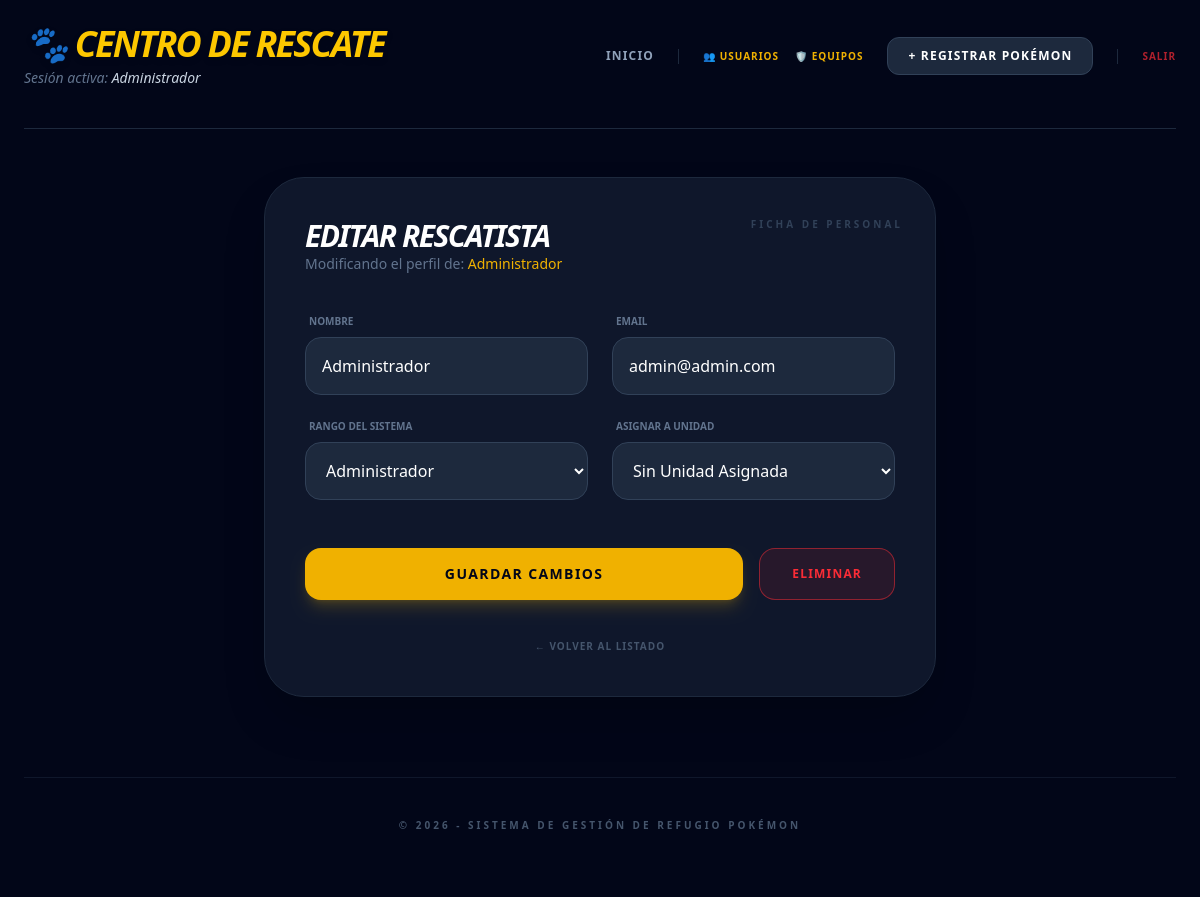
Screenshot of /editar-usuario.php?id=2 (signed in) with the database file from the repository.
### tables this page shows
CREATE TABLE `usuarios` (
  `id` int(11) NOT NULL,
  `nombre` varchar(100) NOT NULL,
  `email` varchar(100) NOT NULL,
  `password` varchar(255) NOT NULL,
  `rol` enum('admin','rescatista') DEFAULT 'rescatista',
  `equipo_id` int(11) DEFAULT NULL
);

### public/editar-usuario.php (the view, shortened to what this page needs)
<?php
$database = new Database();
$db = $database->getConnection();
if (isset($_GET['id'])) {
    $id = $_GET['id'];
    $stmt = $db->prepare("SELECT * FROM usuarios WHERE id = ?");
    $stmt->execute([$id]);
    $user = $stmt->fetch(PDO::FETCH_OBJ);
} else {
    header("Location: registro-usuario.php");
    exit();
}
include 'includes/header.php';
?>
<div class="max-w-2xl mx-auto">
    <div class="bg-slate-900 p-10 rounded-[2.5rem] border border-slate-800 shadow-2xl relative overflow-hidden">
        <div class="absolute top-0 right-0 p-8">
            <span class="text-[10px] font-black uppercase tracking-[0.3em] text-slate-700 select-none">Ficha de Personal</span>
        </div>
        <header class="mb-10">
            <h2 class="text-3xl font-black text-white italic uppercase tracking-tighter">Editar Rescatista</h2>
            <p class="text-slate-500 text-sm">Modificando el perfil de: <span class="text-yellow-500"><?php echo $user->nombre; ?></span></p>
        </header>
        <form method="POST" class="space-y-6">
            <div class="grid grid-cols-1 md:grid-cols-2 gap-6">
                <div>
                    <label class="block text-[10px] font-black text-slate-500 uppercase mb-2 ml-1">Nombre</label>
                    <input type="text" name="nombre" value="<?php echo $user->nombre; ?>" required
                           class="w-full p-4 rounded-2xl bg-slate-800 border border-slate-700 text-white outline-none focus:border-yellow-500">
                </div>
                <div>
                    <label class="block text-[10px] font-black text-slate-500 uppercase mb-2 ml-1">Email</label>
                    <input type="email" name="email" value="<?php echo $user->email; ?>" required
                           class="w-full p-4 rounded-2xl bg-slate-800 border border-slate-700 text-white outline-none focus:border-yellow-500">
                </div>
            </div>
            <div class="grid grid-cols-1 md:grid-cols-2 gap-6">
                <div>
                    <label class="block text-[10px] font-black text-slate-500 uppercase mb-2 ml-1">Rango del Sistema</label>
                    <select name="rol" class="w-full p-4 rounded-2xl bg-slate-800 border border-slate-700 text-white outline-none focus:border-yellow-500">
                        <option value="admin" <?php echo $user->rol == 'admin' ? 'selected' : ''; ?>>Administrador</option>
                    </select>
                </div>
                <div>
                    <label class="block text-[10px] font-black text-slate-500 uppercase mb-2 ml-1">Asignar a Unidad</label>
                    <select name="equipo_id" class="w-full p-4 rounded-2xl bg-slate-800 border border-slate-700 text-white outline-none focus:border-yellow-500">
                        <option value="">Sin Unidad Asignada</option>
                    </select>
                </div>
            </div>
            <div class="pt-6 flex flex-col md:flex-row gap-4">
                <button type="submit" class="flex-1 bg-yellow-500 hover:bg-yellow-400 text-slate-950 font-black py-4 rounded-2xl transition-all shadow-lg shadow-yellow-500/20 uppercase tracking-widest text-sm">
                    Guardar Cambios
                </button>
                <a href="acciones-usuario.php?action=delete&id=<?php echo $user->id; ?>"
                   onclick="return confirm('¿ESTÁS SEGURO? Esta acción es irreversible y Benito será expulsado del sistema.')"
                   class="px-8 py-4 bg-red-500/10 hover:bg-red-500 text-red-500 hover:text-white border border-red-500/50 rounded-2xl transition-all text-xs font-black uppercase tracking-widest flex items-center justify-center">
                    Eliminar
                </a>
            </div>
        </form>
        <div class="mt-8 text-center">
            <a href="registro-usuario.php" class="text-slate-600 hover:text-slate-400 text-[10px] font-black uppercase tracking-widest">← Volver al Listado</a>
        </div>
    </div>
</div>
<?php include 'includes/footer.php'; ?>

### rows the page displays
usuarios: nombre "Administrador", email "admin@admin.com", rol "Administrador"

### other values shown
$_SESSION['usuario_nombre'] "Administrador"
